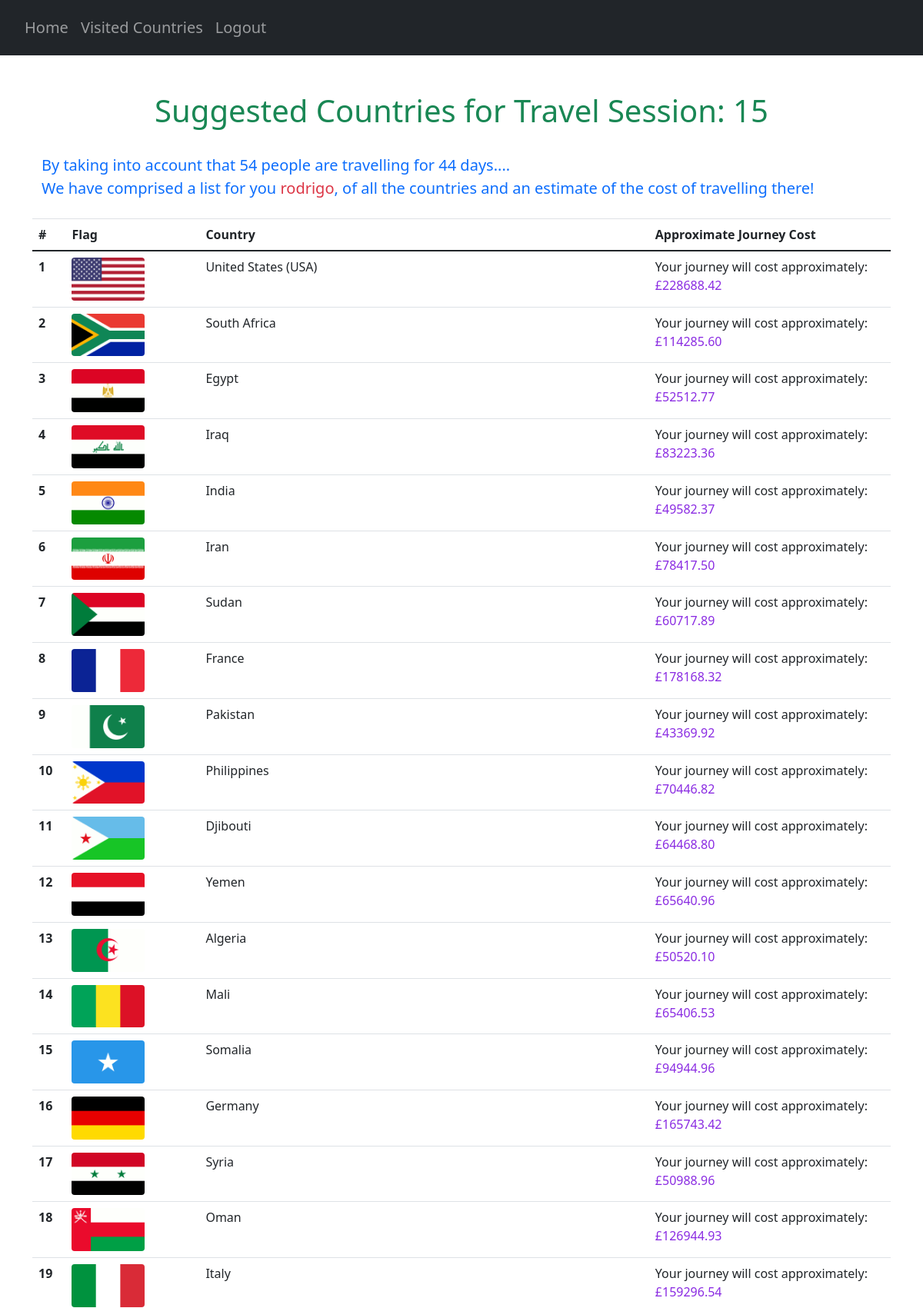
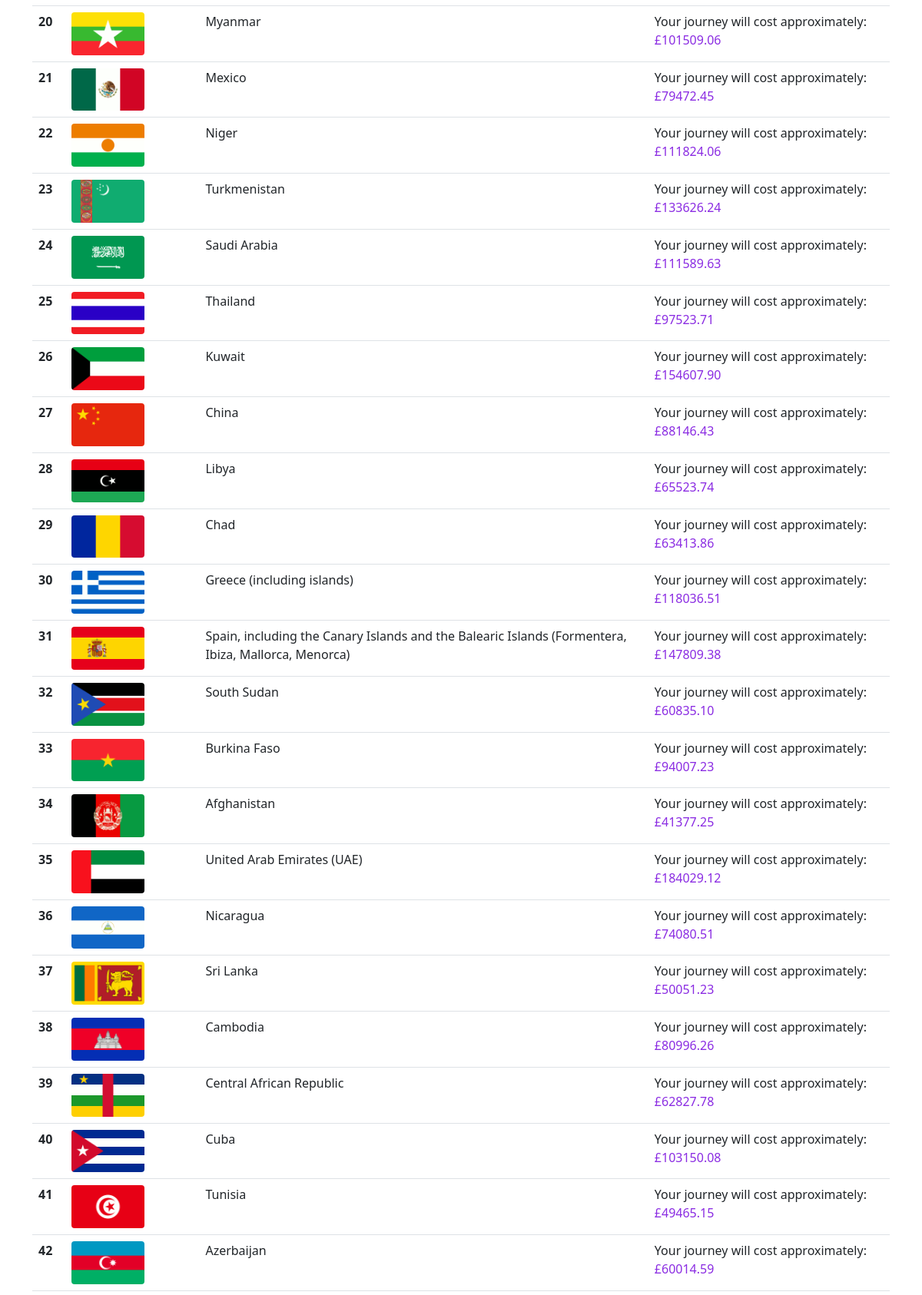
The app's page /suggestions/15 (signed in, upper part) with its own data (2 pictures, top to bottom).
### website/models.py (models this page shows)
class User(db.Model, UserMixin):
    id = db.Column(db.Integer, primary_key=True)
    email = db.Column(db.String(150), unique=True)
    password = db.Column(db.String(150))
    first_name = db.Column(db.String(150))
    countries = db.relationship('UserCountry')
    travel_score = db.relationship('UserTravelScore')

class Country(db.Model):
    country_code = db.Column(db.String(3), primary_key=True)
    country_name = db.Column(db.String(150), unique=True)

### website/views.py (the view)
@views.route("/suggestions/<travelID>", methods=["GET"])
@login_required
def suggestions(travelID):
    countries = Country.query.all()
    AllCountries = {}
    for country in countries:
        AllCountries[country.country_code] = country.country_name
    user_travel_details = []
    try:
        ranked_countries = userCountryScore(travelID, AllCountries)
        ranked_countries_UF = list(map(lambda x: (AllCountries[x[0]], x[1], x[2]), ranked_countries))
        current_travel = UserTravelScore.query.get((current_user.id, travelID))
        num_travellers = current_travel.num_travellers
        travelling_time = current_travel.travelling_time
        user_travel_details.append(travelID)
        user_travel_details.append(num_travellers)
        user_travel_details.append(travelling_time)
        return render_template("suggestions.html",
                               user=current_user,
                               best_countries=ranked_countries_UF,
                               user_travel=user_travel_details)
    except (AttributeError):
        print("ERROR", traceback.format_exc())
        user_travel_details.append(0)
        user_travel_details.append(1)
        return redirect(url_for('views.noTravel'))

### website/__init__.py (called while the page is built)
def create_app():
    app = Flask(__name__)
    app.config['SECRET_KEY'] = 'pog'
    app.config['SQLALCHEMY_DATABASE_URI'] = f'sqlite:///{DB_NAME}'
    db.init_app(app)
    from .views import views
    from .auth import auth
    app.register_blueprint(views, url_prefix='/')
    app.register_blueprint(auth, url_prefix='/')
    from .models import User, Country, UserCountry, Safety, Cost, CulturalValue, CovidRestrictions
    create_database(app)
    login_manager = LoginManager()
    login_manager.login_view = 'auth.login'
    login_manager.init_app(app)
    @login_manager.user_loader
    def load_user(id):
        return User.query.get(int(id))
    return app

### website/questionHandler.py (called while the page is built)
def filterPrevCountries(codes, travelID):
    try:
        current_travel = UserTravelScore.query.get((current_user.id, travelID))
    except (sqlite3.IntegrityError, sqlalchemy.exc.IntegrityError) as e:
        print(e)
    prev_countries = getattr(current_travel, "prev_countries")
    if prev_countries == True:
        return codes
    else:
        suggestionsStream = filter(lambda x:not(doesUserWantThisCountry(x)), codes)
        suggestionsStream = list(suggestionsStream)
        return suggestionsStream

def userCountryScore(travelID, countryCodes):
    try:
        current_travel = UserTravelScore.query.get((current_user.id, travelID))
    except (sqlite3.IntegrityError, sqlalchemy.exc.IntegrityError) as e:
        print(e)
    prev_countries = getattr(current_travel, "prev_countries")
    try:
        calculateCountryScores(travelID, countryCodes)
    except ValueError:
        pass
    sortedCountries = sortCountries(travelID)
    return sortedCountries

### website/templates/suggestions.html (shortened to what this page needs)
{% extends "base.html" %} {% block title %}Countries{% endblock %}
{% block content %}
<div class="container pt-5">
    <h1 align="center"><span class="text-success">Suggested Countries for Travel Session: {{ user_travel[0] }}</span></h1>
    <p class="pt-4 pb-2 text-primary" id="user-countries-header">
        By taking into account that {{ user_travel[1] }} people are travelling for {{ user_travel[2] }} days....<br>
        We have comprised a list for you <span class="text-danger">{{ current_user.first_name }}</span>,
        of all the countries and an estimate of the cost of travelling there!
    </p>
</div>
<table class="table">
    <thead>
        <tr>
            <th scope="col">#</th>
            <th scope="col">Flag</th>
            <th scope="col">Country</th>
            <th scope="col">Approximate Journey Cost</th>
        </tr>
    </thead>
    <tbody>
        {% for country in best_countries %}
        {% set countryName = country[0] %}
        {% set countryDict = country[2] %}
        {% for roughCostText, roughCost in countryDict.items() %}
            <tr>
                <th scope="row">{{ country[1] }}</th>
                <td><img src="/static/flags/{{ countryName }}.png" class="rounded img-fluid" style="max-width: 60%;"></td>
                <td>{{ countryName }}</td>
                <td>{{ roughCostText }}: <span class="cost-number">£{{ roughCost}}</span></td>
            </tr>
        {% endfor %}
        {% endfor %}
    </tbody>
</table>
{% endblock %}

### website/static/extra.css (style rules this page uses)
.cost-number { color: blueviolet; }
#user-countries-header { font-size: 20px; }

### records on screen
User: first_name "rodrigo"
Country: country "1", country_name (picture), countryDict "United States (USA)", countryDict "Your journey will cost approximately", countryDict "228688.42"
Country: country "2", country_name (picture), countryDict "South Africa", countryDict "Your journey will cost approximately", countryDict "114285.60"
Country: country "3", country_name (picture), countryDict "Egypt", countryDict "Your journey will cost approximately", countryDict "52512.77"
Country: country "4", country_name (picture), countryDict "Iraq", countryDict "Your journey will cost approximately", countryDict "83223.36"
Country: country "5", country_name (picture), countryDict "India", countryDict "Your journey will cost approximately", countryDict "49582.37"
Country: country "6", country_name (picture), countryDict "Iran", countryDict "Your journey will cost approximately", countryDict "78417.50"
Country: country "7", country_name (picture), countryDict "Sudan", countryDict "Your journey will cost approximately", countryDict "60717.89"
Country: country "8", country_name (picture), countryDict "France", countryDict "Your journey will cost approximately", countryDict "178168.32"
Country: country "9", country_name (picture), countryDict "Pakistan", countryDict "Your journey will cost approximately", countryDict "43369.92"
Country: country "10", country_name (picture), countryDict "Philippines", countryDict "Your journey will cost approximately", countryDict "70446.82"
Country: country "11", country_name (picture), countryDict "Djibouti", countryDict "Your journey will cost approximately", countryDict "64468.80"
Country: country "12", country_name (picture), countryDict "Yemen", countryDict "Your journey will cost approximately", countryDict "65640.96"
Country: country "13", country_name (picture), countryDict "Algeria", countryDict "Your journey will cost approximately", countryDict "50520.10"
Country: country "14", country_name (picture), countryDict "Mali", countryDict "Your journey will cost approximately", countryDict "65406.53"
Country: country "15", country_name (picture), countryDict "Somalia", countryDict "Your journey will cost approximately", countryDict "94944.96"
Country: country "16", country_name (picture), countryDict "Germany", countryDict "Your journey will cost approximately", countryDict "165743.42"
Country: country "17", country_name (picture), countryDict "Syria", countryDict "Your journey will cost approximately", countryDict "50988.96"
Country: country "18", country_name (picture), countryDict "Oman", countryDict "Your journey will cost approximately", countryDict "126944.93"
Country: country "19", country_name (picture), countryDict "Italy", countryDict "Your journey will cost approximately", countryDict "159296.54"
Country: country "20", country_name (picture), countryDict "Myanmar", countryDict "Your journey will cost approximately", countryDict "101509.06"
Country: country "21", country_name (picture), countryDict "Mexico", countryDict "Your journey will cost approximately", countryDict "79472.45"
Country: country "22", country_name (picture), countryDict "Niger", countryDict "Your journey will cost approximately", countryDict "111824.06"
Country: country "23", country_name (picture), countryDict "Turkmenistan", countryDict "Your journey will cost approximately", countryDict "133626.24"
Country: country "24", country_name (picture), countryDict "Saudi Arabia", countryDict "Your journey will cost approximately", countryDict "111589.63"
Country: country "25", country_name (picture), countryDict "Thailand", countryDict "Your journey will cost approximately", countryDict "97523.71"
Country: country "26", country_name (picture), countryDict "Kuwait", countryDict "Your journey will cost approximately", countryDict "154607.90"
Country: country "27", country_name (picture), countryDict "China", countryDict "Your journey will cost approximately", countryDict "88146.43"
Country: country "28", country_name (picture), countryDict "Libya", countryDict "Your journey will cost approximately", countryDict "65523.74"
Country: country "29", country_name (picture), countryDict "Chad", countryDict "Your journey will cost approximately", countryDict "63413.86"
Country: country "30", country_name (picture), countryDict "Greece (including islands)", countryDict "Your journey will cost approximately", countryDict "118036.51"
Country: country "31", country_name (picture), countryDict "Spain, including the Canary Islands and the Balearic Islands (Formentera, Ibiza, Mallorca, Menorca)", countryDict "Your journey will cost approximately", countryDict "147809.38"
Country: country "32", country_name (picture), countryDict "South Sudan", countryDict "Your journey will cost approximately", countryDict "60835.10"
Country: country "33", country_name (picture), countryDict "Burkina Faso", countryDict "Your journey will cost approximately", countryDict "94007.23"
Country: country "34", country_name (picture), countryDict "Afghanistan", countryDict "Your journey will cost approximately", countryDict "41377.25"
Country: country "35", country_name (picture), countryDict "United Arab Emirates (UAE)", countryDict "Your journey will cost approximately", countryDict "184029.12"
Country: country "36", country_name (picture), countryDict "Nicaragua", countryDict "Your journey will cost approximately", countryDict "74080.51"
Country: country "37", country_name (picture), countryDict "Sri Lanka", countryDict "Your journey will cost approximately", countryDict "50051.23"
Country: country "38", country_name (picture), countryDict "Cambodia", countryDict "Your journey will cost approximately", countryDict "80996.26"
Country: country "39", country_name (picture), countryDict "Central African Republic", countryDict "Your journey will cost approximately", countryDict "62827.78"
Country: country "40", country_name (picture), countryDict "Cuba", countryDict "Your journey will cost approximately", countryDict "103150.08"
Country: country "41", country_name (picture), countryDict "Tunisia", countryDict "Your journey will cost approximately", countryDict "49465.15"
Country: country "42", country_name (picture), countryDict "Azerbaijan", countryDict "Your journey will cost approximately", countryDict "60014.59"

### other values on screen
{{ user_travel[0] }} "15"
{{ user_travel[1] }} "54"
{{ user_travel[2] }} "44"
